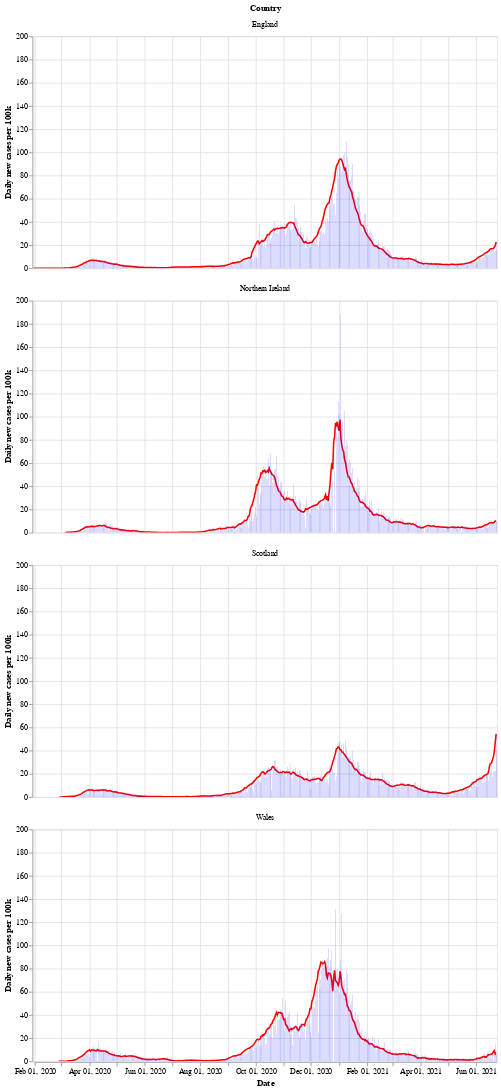

The code cell stored with this chart in its notebook:
### Markdown cell above
Next is a bar chart of the number of new cases in each country (per 100k population), with the 7 day moving average of cases. Again we see that Wales saw a longer period of raising and falling cases compared to the other countries.

After a period of cases falling, each nation is now seeing a rise in the number of cases - especially in Wales.

### Code cell
# collapse
bars = alt.Chart(uk_cases).mark_bar().encode(
    x=alt.X("yearmonthdate(date):T", axis=alt.Axis(title='Date')),
    y=alt.Y("newCasesRate:Q", axis=alt.Axis(title='Daily new cases per 100k')),
    tooltip='newCasesRate',
    color=alt.condition(
        alt.datum.dailyChange > 0,
        alt.value("orange"),  # The positive color
        alt.value("blue")  # The negative color
    )
).properties(title='New cases per 100k population with rolling 7 day average', width=600).interactive()
line = alt.Chart(uk_cases).mark_line(
    color='red',
    size=2,
).transform_window(
    rolling_mean='mean(newCasesRate)',
    frame=[0, 7],
    groupby=['areaName']
).encode(
    x='yearmonthdate(date):T',
    y='rolling_mean:Q'
)
alt.layer(line, bars, data=uk_cases).facet(alt.Row('areaName', title='Country'), columns=1)

### Figure 1 — Vega-Lite specification as saved in the notebook (floating-point values rounded to 4 significant figures; data arrays with more than 128 entries replaced by an {"elided": "..."} marker saying what was removed)
{"config": {"view": {"continuousWidth": 400, "continuousHeight": 300}}, "data": {"name": "data-af7398d15fe8e19f02cfbd1cd90aa3bb"}, "facet": {"type": "nominal", "field": "areaName", "title": "Country"}, "spec": {"layer": [{"mark": {"type": "line", "color": "red", "size": 2}, "encoding": {"x": {"type": "temporal", "field": "date", "timeUnit": "yearmonthdate"}, "y": {"type": "quantitative", "field": "rolling_mean"}}, "transform": [{"window": [{"op": "mean", "field": "newCasesRate", "as": "rolling_mean"}], "frame": [0, 7], "groupby": ["areaName"]}]}, {"mark": "bar", "encoding": {"color": {"condition": {"value": "orange", "test": "(datum.dailyChange > 0)"}, "value": "blue"}, "tooltip": {"type": "quantitative", "field": "newCasesRate"}, "x": {"type": "temporal", "axis": {"title": "Date"}, "field": "date", "timeUnit": "yearmonthdate"}, "y": {"type": "quantitative", "axis": {"title": "Daily new cases per 100k"}, "field": "newCasesRate"}}, "selection": {"selector002": {"type": "interval", "bind": "scales", "encodings": ["x", "y"]}}, "title": "New cases per 100k population with rolling 7 day average", "width": 600}]}, "columns": 1, "$schema": "https://vega.github.io/schema/vega-lite/v4.8.1.json", "datasets": {"data-af7398d15fe8e19f02cfbd1cd90aa3bb": {"elided": "1952 records"}}}
